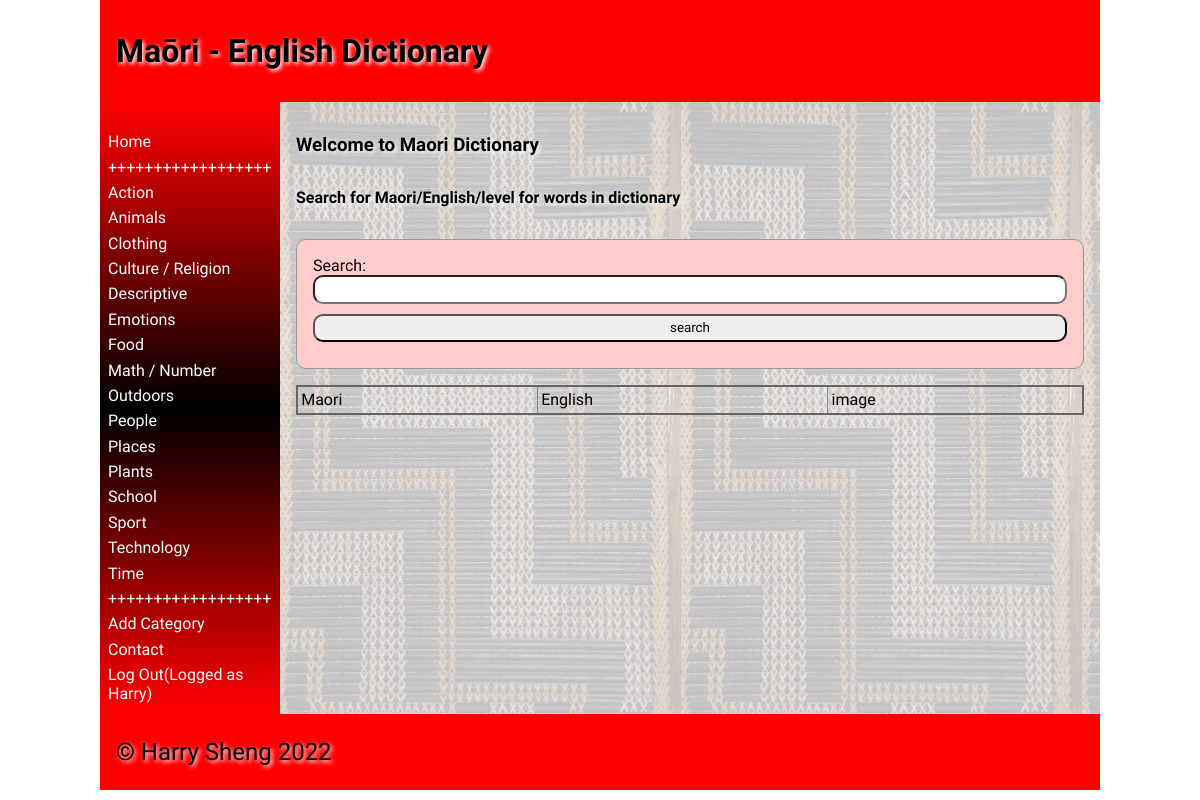
Page / (signed in) on the committed database.
### tables this page shows
CREATE TABLE "categories"
(
	id integer
		constraint Dictionary_pk
			primary key autoincrement,
	category varchar(30)
);

### app.py (the view, shortened to what this page needs)
@app.route('/', methods=['POST', 'GET'])
def home_page():
    english_words = []
    return render_template('home.html', categories=category_list(), logged_in=is_logged_in(),
                           logged_in_teacher=is_logged_in_teacher(), english_words=english_words)

### app.py (called while the page is built)
def create_connection(db_file):
    try:
        connection = sqlite3.connect(db_file)
        connection.execute('pragma foreign_keys=ON')
        return connection
    except Error as e:
        print(e)
    return None

def is_logged_in():
    if session.get("email") is None:  # if there is no email the user are not logged in
        print("not logged in")
        return False
    else:
        print("logged in")
        return True

def is_logged_in_teacher():
    if session.get("teacher") == "Y":  # if the user is the teacher
        print("logged in as teacher")
        return True
    else:
        print("logged in as student")
        return False

def category_list():
    con = create_connection(DATABASE) # create connection to database
    query = "SELECT id, category FROM categories ORDER BY category ASC"  # select category fom
    cur = con.cursor()
    cur.execute(query) # execute the query
    category_list = cur.fetchall()
    cur.close()
    return category_list

### templates/home.html (shortened to what this page needs)
{% extends 'base.html' %}
{% block heading %}Maōri - English Dictionary{% endblock %}
{% block main %}
<h3>Welcome to Maori Dictionary</h3>
<h4>Search for Maori/English/level for words in dictionary</h4>
<form class="dataForm" method="POST">
    <div class="form-group">
        <div class="form-label">Search:</div>
        <div class="form-element"><input type="search" name="search" id="search" required></div>
    </div>
    <div class="form-group">
        <div class="form-element"><input type="submit" value="search" required></div>
    </div>
</form>
<table class="cart-table">
    <thead>
    <tr>
        <td>Maori</td>
        <td>English</td>
        <td>image</td>
    </tr>
    </thead>
</table>
{% endblock %}

### templates/base.html (shortened to what this page needs)
<!doctype html>
<html lang="en">
<head>
	<link href="{{ url_for('static', filename='css/style.css') }}" rel="stylesheet">
</head>
<body>
	<div id="container">
		<header>
			<h1>{% block heading %}{% endblock %}</h1>
		</header>
		<nav>
			<ul>
                <li><a href="\">Home</a></li>
                <li><a>++++++++++++++++++</a></li>
                <div class="category">
                {% for category in categories %}
                <tr>
                    <li><a href="/category/{{ category[0]}}">{{ category[1]}}</a></li>
                </tr>
                {% endfor %}
                </div>
                <li><a>++++++++++++++++++</a></li>
                <li><a href="/add_category">Add Category</a></li>
                <li><a href="/contact">Contact</a></li>
                {% if logged_in %}
                    <li><a href="/logout">Log Out(Logged as {{ session.first_name }})</a></li>
				{% else %}
                    <li><a href="/login">Login</a></li>
                {% endif %}
			</ul>
		</nav>
		<main>
            {% block main%}{% endblock %}
        </main>
		<footer>
			<p>
				&copy; Harry Sheng 2022
			</p>
		</footer>
	</div>
</body>
</html>

### static/css/style.css (style rules this page uses)
* { font-family: Comfortaa, sans-serif; margin: 0; padding: 0; box-sizing: border-box; }
#container { display: grid; grid-template-columns: 75px auto; grid-template-areas: 'nav header' 'main main' 'footer footer'; }
header { grid-area: header; background-color: #f00; padding: 1rem; }
nav { grid-area: nav; }
main { grid-area: main; padding: 1rem; background-color: #edd; }
h1, h2, h3, h4 { padding: 1rem 0; font-family: 'Suez One', serif; color: #000; text-shadow: 2px 2px 4px #fff; }
p { padding: 0.5rem 0; }
a { color: #222; }
.dataForm { margin: 1rem 0; border: 1px solid #999; padding: 1rem; background-color: #fcc; border-radius: 10px; }
.dataForm input, textarea { width: 100%; border-radius: 10px; padding: 0.3rem; margin-bottom: 10px; }
table { width: 100%; border: 2px solid #666; border-collapse: collapse; }
th, td { border: 1px solid #888; padding: 0.2rem; text-align: left; }
footer { grid-area: footer; padding: 1rem; background-color: #f00; }
footer p { color: #000; text-shadow: 2px 2px 4px #fff; font-size: 1.5rem; }
@media only screen and (min-width: 768px) { #container { grid-template-columns: 180px auto; grid-template-areas: 'header header' 'nav main' 'footer footer'; } }
@media only screen and (min-width: 768px) { nav { background: linear-gradient(180deg, rgba(255,0,0,1) 0%, rgba(0, 0, 0, 1) 50%, rgba(255,0,0,1) 100%); padding: 0.5rem; } }
@media only screen and (min-width: 768px) { nav ul { list-style: none; } }
@media only screen and (min-width: 768px) { nav li { padding: 0.2rem 0; } }
@media only screen and (min-width: 768px) { nav a { color: #fff; text-decoration: none; } }
@media only screen and (min-width: 768px) { main { background-image: url('/static/images/poutama.jpg'); } }
@media only screen and (min-width: 1000px) { #container { width: 1000px; margin: auto; } }

### rows in the picture
categories: category "Action"
categories: category "Animals"
categories: category "Clothing"
categories: category "Culture / Religion"
categories: category "Descriptive"
categories: category "Emotions"
categories: category "Food"
categories: category "Math / Number"
categories: category "Outdoors"
categories: category "People"
categories: category "Places"
categories: category "Plants"
categories: category "School"
categories: category "Sport"
categories: category "Technology"
categories: category "Time"

### other values in the picture
{{ session.first_name }} "Harry"
